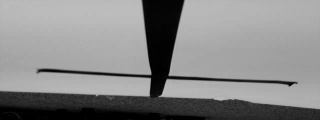
#> input picture images/101.jpg, 320 x 120 px
$ jupyter execute --allow-errors line_distance.ipynb   (shell and % lines are left out)
#> lines starting #> are read from the running program, lines starting #| are printed output that depends on the picture; after the words box and inside, x2 and y2 are one past the last pixel; in counts of white or black regions, pixels touching at a corner belong together
[cell 1]
import sys
import math
import cv2
import numpy as np
from matplotlib import pyplot as plt
import os

# Computing distance to line

An essential part of getting the robot to behave correctly around street lights is for it to know its distance to the light. On actual roads in Switzerland and many other countries, at every light there is a stop line painted on the road. We do the same in our context and thus the distance to the street light is equivalent to the distance to the stop line on the road.

Below is an example of a typical picture taken by the robot during one of its runs, where the stop line is starting to appear. The whole set of pictures from that run can be found in the folder /images/.

Write a function that takes an image as input and returns a distance to the line (not necessarily in cm). To make sure it is robust, find a way to augment your test set from the given images.

Use OpenCV, which you can install through Anaconda, to process the images. Then you can choose between using the OpenCV library to detect the line or implementing your own procedure, keeping in mind that the function should be as fast as possible.

### Theory, ideas

We begin by detecting horizontal lines (hence the line we are interested in) using the probabilistic Hough transform.(which is musch faster than the simple one)

We preprocess the image using the Canny edge detection, then dilating the edges to be sure to have a good detection and to not miss the line (comparative tests should be done a little bit later to determine if this is really necessary)

Then we define our new distance as follows :

 from image 101 in the dataset")

This is one example of the image we get using the following code :

[cell 2]
kernel = np.ones((5,5),np.uint8)
canny_max_val=500
canny_min_val=400
minLineLength = 100
maxLineGap = 50
threshold = 100
closer = 0
distance = 100000000000
epsilon = 20

#we load the image
img = cv2.imread('images/101.jpg')
#> img is the input picture: shape (120, 320, 3); min 0, max 190, mean 133.7

#we convert it to gray scale since we are interested in finding a black line over a white surface
gray = cv2.cvtColor(img,cv2.COLOR_BGR2GRAY)

#first canny edge detection
edges = cv2.Canny(gray,canny_min_val,canny_max_val,apertureSize = 3)
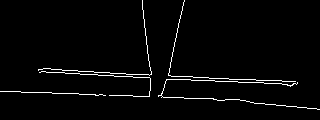
#> edges: shape (120, 320); 2.6% white in thin lines or dots

#then the dilatation
edges = cv2.dilate(edges,kernel)
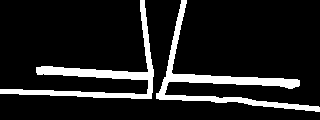
#> edges: shape (120, 320); 12.2% white; 2 white regions, box (x1, y1, x2, y2) and area: (156, 0, 320, 112) 2492, (0, 0, 154, 99) 2207

#then the probabilistic Hough transform
lines = cv2.HoughLinesP(edges,1,np.pi/2,threshold,minLineLength,maxLineGap)
#> lines = 19 rows, first 6: [164, 78, 283, 78], [163, 79, 297, 79], [0, 93, 134, 93], [19, 94, 151, 94], [50, 95, 151, 95], [163, 81, 299, 81]

#visualisation
for index,line in enumerate(lines):
    for x1,y1,x2,y2 in line :
        if y2 != 0 and abs(y2-y1)<=epsilon:  #avoid finding vertical lines starting at the origin
            cv2.line(img,(x1,y1),(x2,y2),(0,255,0),2)
        if y1<distance or y2 < distance:
            closer = index
            distance = min(y1,y2)
#> this loop made 19 passes
#> line on passes 1 to 12: [[164, 78, 283, 78]], [[163, 79, 297, 79]], [[0, 93, 134, 93]], [[19, 94, 151, 94]], [[50, 95, 151, 95]], [[163, 81, 299, 81]], [[63, 75, 153, 75]], [[166, 76, 230, 76]], [[96, 77, 152, 77]], [[163, 80, 299, 80]], [[44, 74, 153, 74]], [[93, 97, 151, 97]]
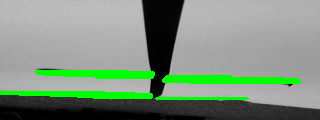
#> img: shape (120, 320, 3); 8.16% of pixels changed, all inside (x1, y1, x2, y2) = (0, 70, 301, 100)
#> after the loop, closer = 18; distance = 71
plt.imshow(img)
plt.show()

The visualisation is not mandatory, but just helps us

The distance si defined as the distance between the origin (our robot) and the closest horizontal line : `distance` is defined this way so we are sure we didn't cross the line.

One problem it might cause is that if the black line is in a curve (not real case...) this might give some bizarre results

We actually define the relative distance to the line as `dsitance`. But we have some problem with the "end of the world" detection : here are some solutions that shall be tested later :
1. find the total length of the image in pixels (this is basically our new unit of distance) then when measuring distance, say that if the detected distance is superior to the length of the image minus a certain small distance (to be defined from experience) then consider the distance to be infinite : hence our robot will act as if there is no horizontal band
2. find the horizon and try to find the actual band : this way if we have two bands we know that we are measuring actually the distance to a pseudo traffic light, otherwise proceed as told before.

but this may be not enough : the pictures are quite clear and clean in this dataset but otherwise we could think of apllying a gaussian blurr to delete noise.

Another improvement that could be make is that we could find the angle from a vertical in the lines we find : if this angle $\theta$ is too small we decide to not look at this line : hence we mininize the risk of detecting a length $0$ as we can have when we have perfectly vertical lines (or near perfect), for now this sorting is done by not taking into account lines that begin at $0$ but we might detect some starting near $0$ but not exactly and hence being trapped

we can now proceed to measuring the distance when we actually "move" : for each image where we measure the distance, we have to compare it to the previous distance(s) calculated and maybe to the one after

### Actual computations

minLineLength - Minimum length of line. Line segments shorter than this are rejected.

maxLineGap - Maximum allowed gap between line segments to treat them as single line.

[cell 3]
kernel = np.ones((5,5),np.uint8)
canny_max_val=500
canny_min_val=400
minLineLength = 100
maxLineGap = 50
threshold = 100


Data = []

for filename in os.listdir('images'):

    distance = -20
    closer = 0

    img = cv2.imread(os.path.join('images/'+filename))   #manque de robustesse : path devrait être un paramètre
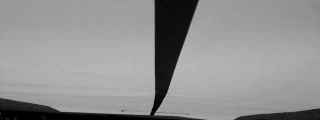
#> input picture images/1.jpg, 320 x 120 px
#> img is the input picture: shape (120, 320, 3); min 0, max 188, mean 144.6
    print(filename)
    gray = cv2.cvtColor(img,cv2.COLOR_BGR2GRAY)
    edges = cv2.Canny(gray,canny_min_val,canny_max_val,apertureSize = 3)
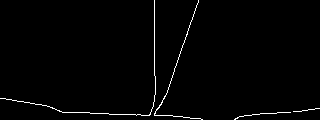
#> edges: shape (120, 320); 1.4% white in thin lines or dots
    edges = cv2.dilate(edges,kernel)
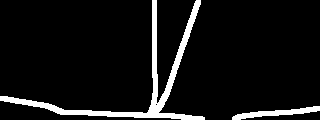
#> edges: shape (120, 320); 7.5% white; 2 white regions, box (x1, y1, x2, y2) and area: (0, 0, 205, 120) 2417, (232, 106, 320, 120) 470
    plt.imshow(edges)
    plt.show()
    lines = cv2.HoughLinesP(edges,1,np.pi/2,threshold,minLineLength,maxLineGap)
#> lines = [[60, 114, 184, 114], [57, 113, 174, 113], [55, 112, 142, 112], [88, 115, 191, 115], [258, 111, 316, 111], [153, 112, 153, 0], [154, 112, 154, 0], [107, 116, 202, 116], [155, 112, 155, 0], [156, 103, 156, 0]]
    try :
        for index,line in enumerate(lines):
            for x1,y1,x2,y2 in line:
                if y2 != 0 and abs(y2-y1)<=epsilon:  #avoid finding vertical lines starting at the origin
                    if distance < 0:
                        distance = min(y1,y2)
                    elif y1<distance or y2 < distance:
                        closer = index
                        distance = min(y1,y2)
#> this loop made 10 passes
#> after the loop, closer = 4; distance = 111

        for x1,y1,x2,y2 in lines[closer]:
            cv2.line(img,(x1,y1),(x2,y2),(0,255,0),2)
#> this loop made 1 pass
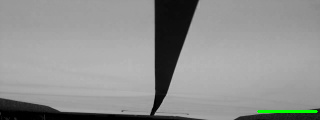
#> img: shape (120, 320, 3); 0.47% of pixels changed, all inside (x1, y1, x2, y2) = (257, 110, 318, 113)
    except :
        pass

    Data.append([distance,closer,filename])
    #print(os.path.join('images/'+filename))
    plt.imshow(img)
    plt.show()
    print(distance)
#| 111
#> pass 2 of the loop `for filename in os.listdir('images'):`:
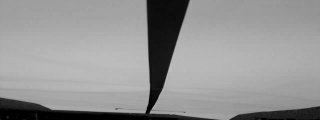
#> input picture images/10.jpg, 320 x 120 px
#> img is the input picture: shape (120, 320, 3); min 0, max 194, mean 147.4
#> `edges = cv2.dilate(edges,kernel)`:
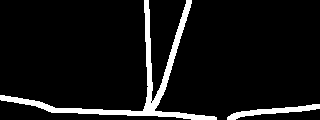
#> edges: shape (120, 320); 7.7% white; 2 white regions, box (x1, y1, x2, y2) and area: (0, 0, 217, 120) 2451, (227, 104, 320, 120) 507
#> `lines = cv2.HoughLinesP(edges,1,np.pi/2,threshold,minLineLength,maxLin..`: lines = [[241, 111, 301, 111], [51, 112, 179, 112], [46, 110, 130, 110], [78, 113, 186, 113], [257, 109, 315, 109], [99, 114, 194, 114], [148, 111, 148, 0], [147, 85, 147, 0], [149, 111, 149, 9], [127, 115, 204, 115]]
#> the loop `for index,line in enumerate(lines):` made 10 passes
#> after the loop `for index,line in enumerate(lines):`: closer = 4; distance = 109
#> the loop `for x1,y1,x2,y2 in lines[closer]:` made 1 pass
#> after the loop `for x1,y1,x2,y2 in lines[closer]:`:
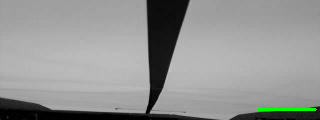
#> img: shape (120, 320, 3); 0.47% of pixels changed, all inside (x1, y1, x2, y2) = (256, 108, 317, 111)
#| 109

[cell 4]
Data.sort(key=lambda x: -x[0])    #order by distance
for data in Data :
    img = cv2.imread(os.path.join('images/'+data[2]))
    plt.imshow(img)
    plt.show()
    print(data[2])
    if data[0] == -20:
        print('no stoppinng line detected')
    else :
        print('estimated distance to stopping line : ',data[0],'pixels ')
#> pass 2 of the loop `for data in Data :`:

The sorting w.r.t. distance (from the way the pictures were taken ) is supposed to yield the images in numerical order :

[cell 5]
for element in Data :
    print(element[2],'   ',element[0])

To resolve some of the problem (cf image `123.png`) an "end of the white paper procedure could help"

#> (a cell that did not finish here is left out)

### Tests/garbage

[cell 7]
import cv2
import numpy as np

img = cv2.imread('images/101.jpg')
gray = cv2.cvtColor(img,cv2.COLOR_BGR2GRAY)
edges = cv2.Canny(gray,100,200,apertureSize = 3)
#> edges: shape (120, 320); 2.6% white in thin lines or dots
plt.imshow(edges)
plt.show()
minLineLength = 0.1
maxLineGap = 40
lines = cv2.HoughLinesP(edges,1,np.pi/360,100,minLineLength,maxLineGap)
print(lines)
for line in lines:
    for x1,y1,x2,y2 in line :
        cv2.line(img,(x1,y1),(x2,y2),(0,255,0),2)
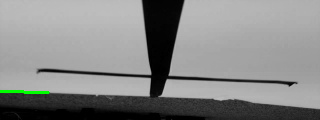
#> img: shape (120, 320, 3); 0.39% of pixels changed, all inside (x1, y1, x2, y2) = (0, 90, 50, 94)

cv2.imwrite('images/houghlines5.jpg',img)

[cell 8]
img=cv2.imread('images/123.jpg')
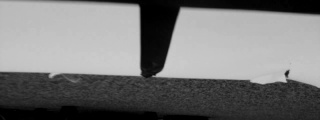
#> input picture images/123.jpg, 320 x 120 px
#> img is the input picture: shape (120, 320, 3); min 0, max 205, mean 118.7
edges=cv2.Canny(img,150,200)
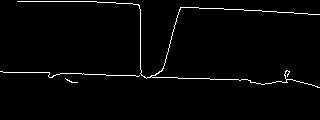
#> edges: shape (120, 320); 2% white in thin lines or dots, all inside (x1, y1, x2, y2) = (0, 1, 320, 88)
plt.imshow(edges, cmap = 'gray')
plt.show()
